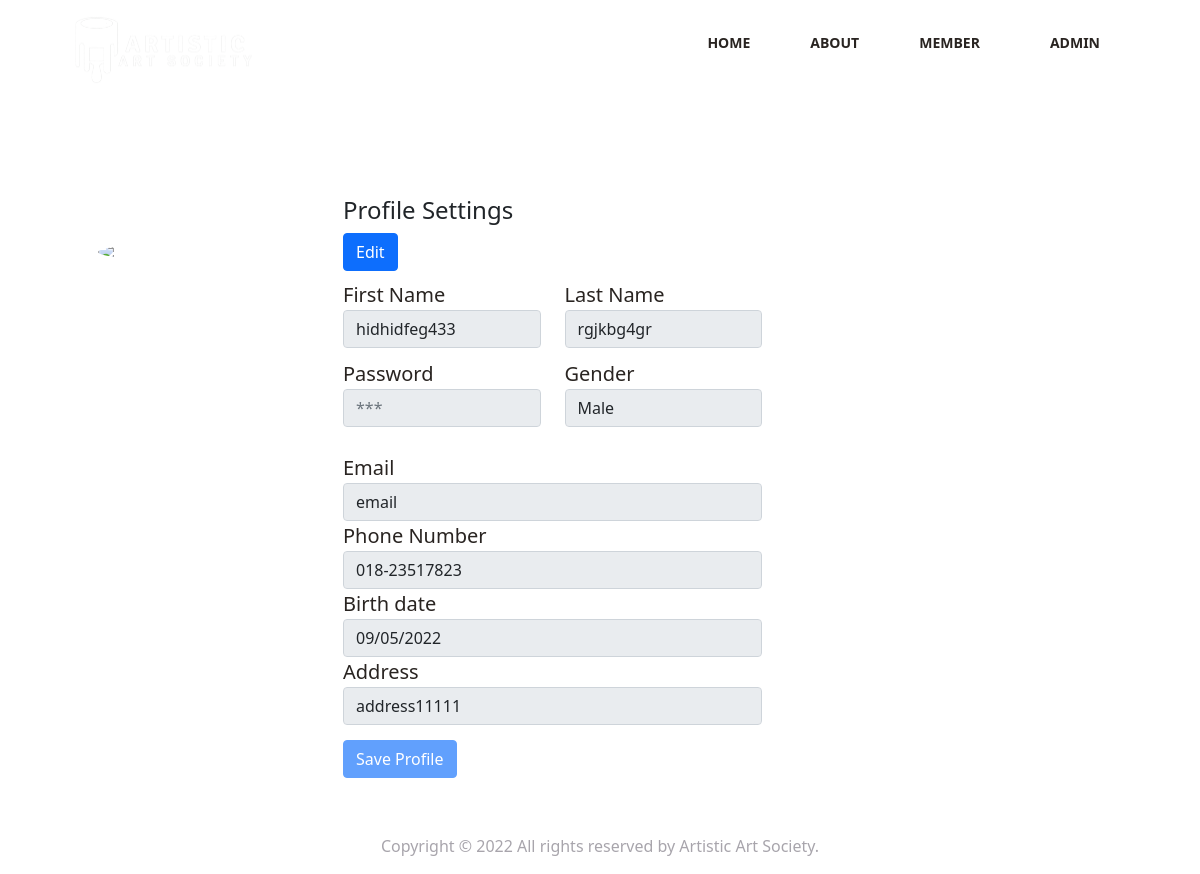
Page /profile.php (signed in) on the committed database.
### tables this page shows
CREATE TABLE `member` (
  `memberID` int(6) NOT NULL,
  `firstN` varchar(20) NOT NULL,
  `lastN` varchar(30) NOT NULL,
  `email` varchar(40) NOT NULL,
  `phoneNum` varchar(12) NOT NULL,
  `birth` date NOT NULL,
  `gender` varchar(6) NOT NULL,
  `address` varchar(100) NOT NULL,
  `password` varchar(30) NOT NULL
);

### profile.php (the view, shortened to what this page needs)
<?php
        $id = $_SESSION['id'];
include './connect-database.php';
$sql = "select * from member";
$result = mysqli_query($con, $sql);
$profile = array();
if (mysqli_num_rows($result) > 0) {
  while($row = mysqli_fetch_assoc($result)) {
      if($row['memberID'] == $id){
          $profile [] = $row;
      }
  }
}
?>
<!DOCTYPE html>
<html lang="en">
<head>
    <link rel="stylesheet" href="css/header.css">
<link rel="stylesheet" href="https://cdn.jsdelivr.net/npm/bootstrap@5.0.0-alpha1/dist/css/bootstrap.min.css"/>
<link rel="stylesheet" href="https://cdn.jsdelivr.net/npm/bootstrap@5.0.0-alpha1/dist/js/bootstrap.bundle.min.js"/>
<link rel="stylesheet" href="https://cdnjs.cloudflare.com/ajax/libs/jquery/3.2.1/jquery.min.js"/>
</head>
<body>
<?php
include './heading.php';
?>
 <div class="container rounded bg-white mt-5 mb-5">
        <div class="row">
            <div class="col-md-3 border-right">
                <div class="d-flex flex-column align-items-center text-center p-3 py-5"><img class="rounded-circle mt-5" width="150px" src="https://st3.depositphotos.com/15648834/17930/v/600/depositphotos_179308454-stock-illustration-unknown-person-silhouette-glasses-profile.jpg">
                    </div>
            </div>
            <div class="col-md-5 border-right">
                <div class="p-3 py-5">
                        <h4 class="text-left">Profile Settings</h4>
                         <button id="myButton" class="btn btn-primary profile-button" type="button" style="postion : relative; right : 0; text-align: right !important;">Edit</button>
                     <form action = "update-profile.php" method="post">
                    <div class="row mt-2">
                        <br>
                        <?php foreach($profile as $p => $pro) :?>
                        <?php $encryptedPass = str_repeat("*",strlen($pro['password'])); ?>
                        <div class="col-md-6">
                            <label class="labels">First Name</label><input type="text" id="fname" name ="fname" class="form-control" value="<?php echo $pro['firstN'];?>" readonly required>
                        </div>
                        <div class="col-md-6">
                            <label class="labels">Last Name</label><input type="text" class="form-control" id="lname" name ="lname"  value="<?php echo $pro['lastN'];?>" readonly>
                        </div>
                        <div class="col-md-6">
                            <label class="labels">Password</label><input type="password" class="form-control" id="pass" name ="pass"  placeholder ="<?php echo $encryptedPass ;?>" readonly required>
                        </div>
                         <div class="col-md-6"  style ="font-size:12px">
                          <label>Gender</label>
            <select class="form-control" style="padding: 6px 12px" id="gender" name="gender"   disabled required>
                <option    value="<?php echo $pro['gender'];?>"><?php echo $pro['gender'];?></option>
            </select>
                         </div>
                    </div>
                    <div class="row mt-3">
                        <div class="col-md-12">
                            <label class="labels">Email</label><input type="email" class="form-control" id="email" name ="email" value ="<?php echo $pro['email'];?>" readonly required>
                        </div>
                        <div class="col-md-12">
                            <label class="labels">Phone Number</label><input type="text" class="form-control" id="phonenum" name="phonenum" value ="<?php echo $pro['phoneNum'];?>" readonly required>
                        </div>
                        <div class="col-md-12">
                            <label class="labels">Birth date</label><input type="date" class="form-control" id="birthd"  name ="birthd" value ="<?php echo $pro['birth'];?>"readonly required>
                        </div>
                         <div class="col-md-12">
                            <label class="labels">Address</label><input type="text" class="form-control" id="address"  name ="address" value ="<?php echo $pro['address'];?>" readonly required>
                        </div>
                        <div class="col-md-12">
                          <button id="submit" class="btn btn-primary profile-button" type="submit" style="postion : relative; right : 100; margin-top : 15px" disabled>Save Profile</button>
                        </div>
                    </div>
                    <?php endforeach;?>
                </div>
            </div>
                </div>
            </div>
<?php
include './footer.php';
?>

### profile.php (style rules this page uses)
body { background: rgb(99, 39, 120); background-image:url("images/bg2.jpg"); background-size : cover; background-repeat : no-repeat; }
input { display:block; border:2px solid #ccc; width:95%; padding:10px; margin:10px auto; border-radius: 5px; }
.profile-button { background: rgb(99, 39, 120); box-shadow: none; border: none }
.labels { font-size: 11px }
label { color :#292421; font-size : 20px !important; }
.col-md-6 { margin : 1px 0px 0px 0px !important ; padding-bottom : 10px; }

### rows in the picture
member: fname "hidhidfeg433", lname "rgjkbg4gr", gender "Male", email "email", phonenum "018-23517823", birthd "09/05/2022", address "address11111"
